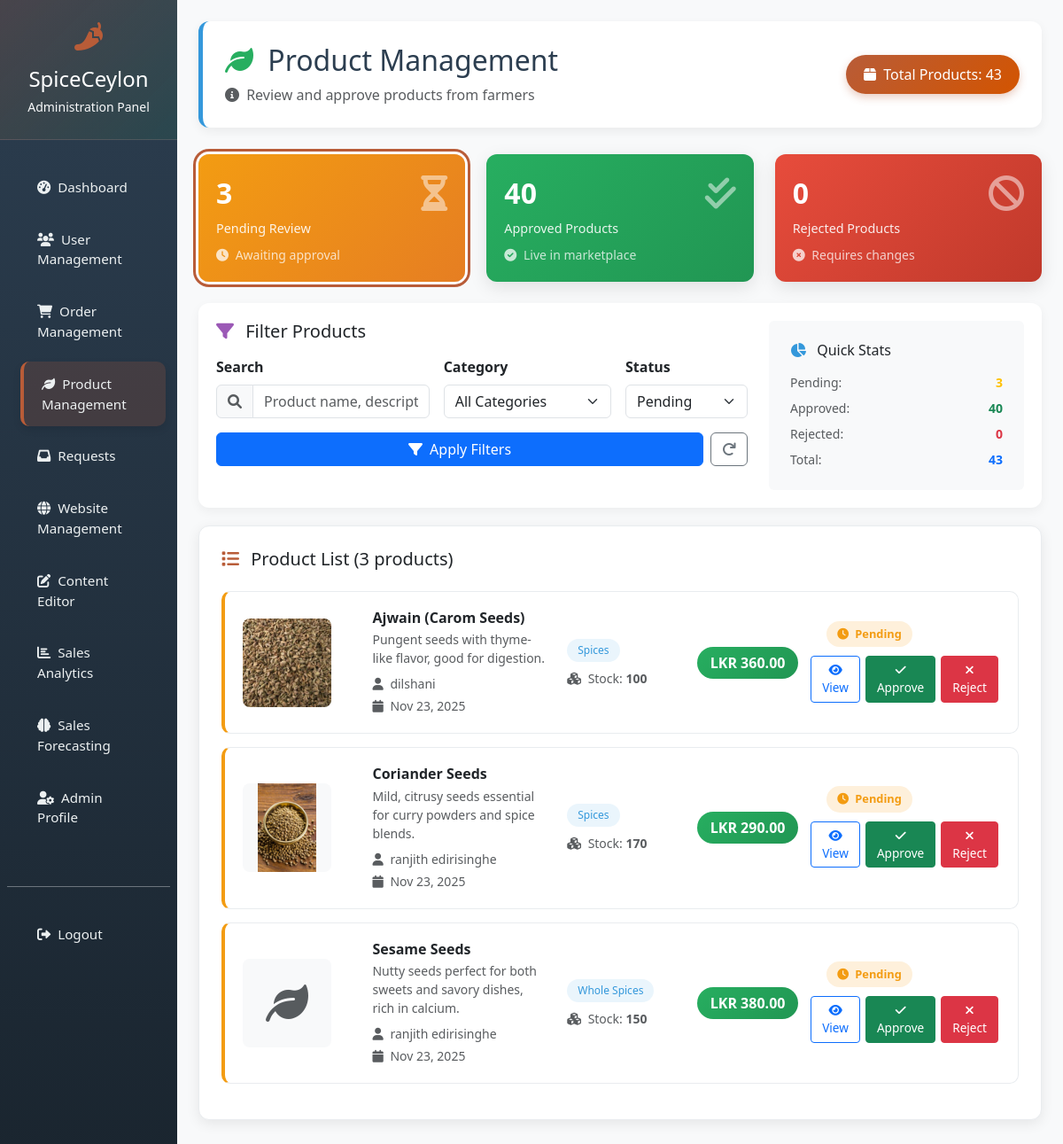
The app's page /admin/manage_products.php (signed in), older data.
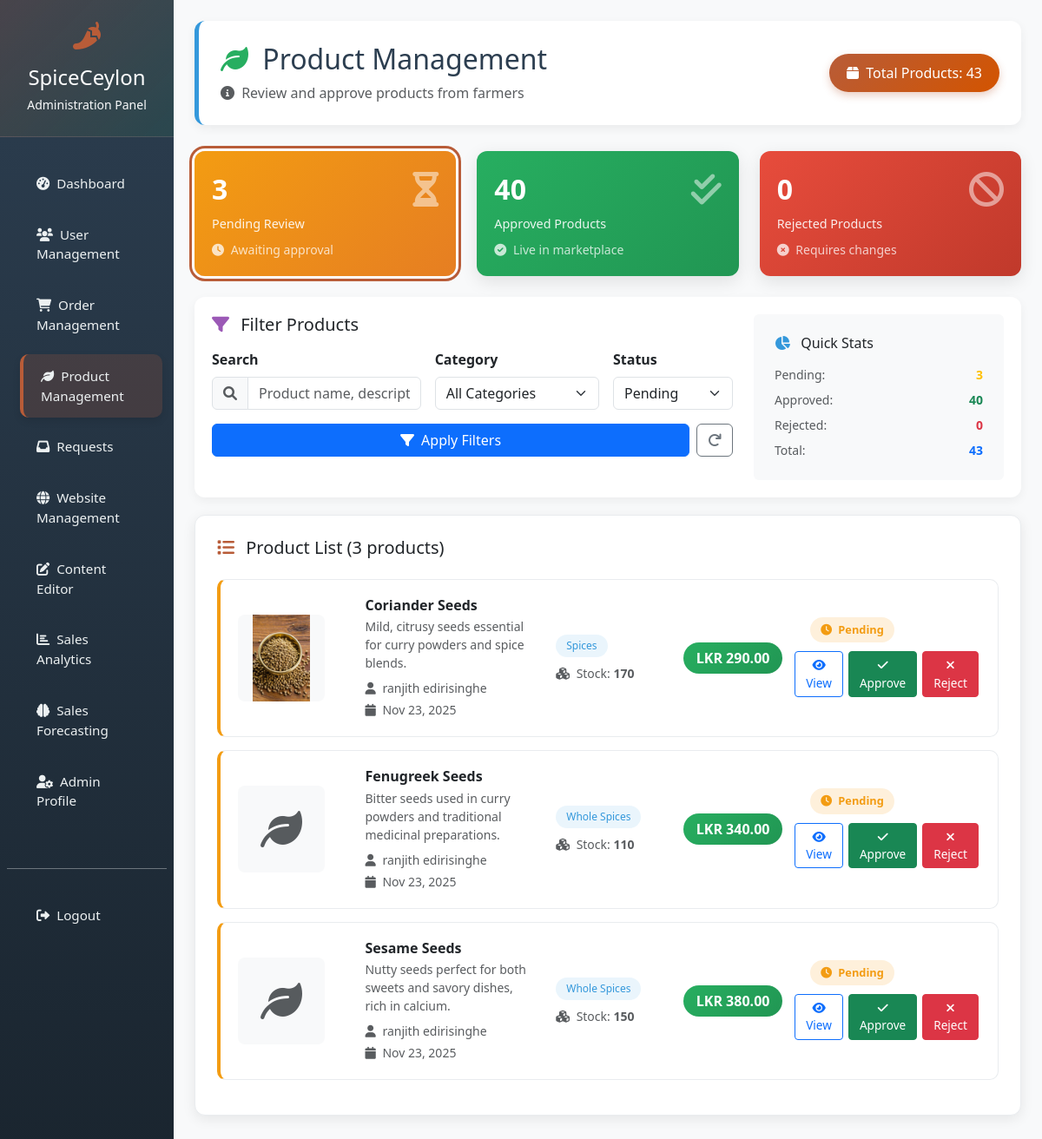
The same page, newer data.
### tables this page shows
CREATE TABLE `products` (
  `product_id` int(11) NOT NULL,
  `farmer_id` int(11) DEFAULT NULL,
  `name` varchar(255) DEFAULT NULL,
  `description` text DEFAULT NULL,
  `category` varchar(100) DEFAULT 'Spices',
  `price` decimal(10,2) DEFAULT NULL,
  `stock` int(11) DEFAULT NULL,
  `image` varchar(255) DEFAULT NULL,
  `status` enum('Pending','Approved','Rejected') DEFAULT 'Pending',
  `created_at` timestamp NOT NULL DEFAULT current_timestamp(),
  `admin_approved` enum('pending','approved','rejected') NOT NULL DEFAULT 'pending',
  `approved_by` int(11) DEFAULT NULL,
  `approved_at` datetime DEFAULT NULL,
  `rejection_reason` text DEFAULT NULL
);

CREATE TABLE `users` (
  `user_id` int(11) NOT NULL,
  `name` varchar(255) DEFAULT NULL,
  `email` varchar(255) DEFAULT NULL,
  `password` varchar(255) DEFAULT NULL,
  `phone` varchar(20) DEFAULT NULL,
  `address` varchar(255) DEFAULT NULL,
  `role` enum('customer','farmer') DEFAULT NULL,
  `farm_location` varchar(255) DEFAULT NULL,
  `profile_image` varchar(255) DEFAULT 'default-avatar.jpg',
  `is_registered` tinyint(1) DEFAULT 1,
  `created_at` timestamp NOT NULL DEFAULT current_timestamp(),
  `status` enum('pending','approved','active','inactive','suspended','rejected') NOT NULL DEFAULT 'pending' COMMENT 'User account status: pending=waiting approval, approved=approved but not active yet'
);

### admin/manage_products.php (the view, shortened to what the rows shown need)
<?php
include '../config/db.php';
$status_filter = isset($_GET['status']) ? $_GET['status'] : 'pending';
$where_conditions = ["p.admin_approved = '" . $conn->real_escape_string($status_filter) . "'"];
$where_clause = implode(' AND ', $where_conditions);
$query = "SELECT p.*, u.name as farmer_name, u.email as farmer_email
          FROM products p
          JOIN users u ON p.farmer_id = u.user_id
          WHERE $where_clause
          ORDER BY p.created_at DESC";
$limit = 12;
$page = isset($_GET['page']) ? (int)$_GET['page'] : 1;
$offset = ($page - 1) * $limit;
$query .= " LIMIT $limit OFFSET $offset";
$products_result = $conn->query($query);
?>
<!DOCTYPE html>
<html lang="en">
<head>
    <link href="https://cdn.jsdelivr.net/npm/bootstrap@5.3.0/dist/css/bootstrap.min.css" rel="stylesheet">
    <link rel="stylesheet" href="https://cdnjs.cloudflare.com/ajax/libs/font-awesome/6.0.0/css/all.min.css">
</head>
<body>
    <div class="container-fluid">
        <div class="row">
            <div class="col-md-10 p-4" style="background: #f8f9fa; min-height: 100vh;">
                <div class="dashboard-header">
                    <div class="d-flex justify-content-between align-items-center">
                        <div>
                            <h2 class="mb-2" style="color: var(--spice-dark);">
                                <i class="fas fa-leaf me-2" style="color: var(--spice-green);"></i>
                                Product Management
                            </h2>
                        </div>
                    </div>
                </div>
                <div class="analytics-card">
                    <?php if($products_result && $products_result->num_rows > 0): ?>
                        <?php while($product = $products_result->fetch_assoc()):
                            $image_path = '';
                            if ($product['image']) {
                                if (file_exists($product['image'])) {
                                    $image_path = $product['image'];
                                }
                                elseif (file_exists('../assets/images/' . $product['image'])) {
                                    $image_path = '../assets/images/' . $product['image'];
                                }
                                elseif (file_exists('../uploads/products/' . $product['image'])) {
                                    $image_path = '../uploads/products/' . $product['image'];
                                }
                                elseif (strpos($product['image'], 'uploads/') !== false && file_exists('../' . $product['image'])) {
                                    $image_path = '../' . $product['image'];
                                }
                            }
                        ?>
                        <div class="product-card <?php echo $product['admin_approved']; ?>">
                            <div class="row align-items-center">
                                <div class="col-md-2">
                                    <div class="product-image-container">
                                        <?php if($image_path && file_exists($image_path)): ?>
                                            <img src="<?php echo $image_path; ?>" class="product-image" alt="<?php echo htmlspecialchars($product['name']); ?>">
                                        <?php else: ?>
                                            <div class="d-flex align-items-center justify-content-center h-100">
                                                <i class="fas fa-leaf fa-3x text-muted"></i>
                                            </div>
                                        <?php endif; ?>
                                    </div>
                                </div>
                                <div class="col-md-3">
                                    <h6 class="mb-1 fw-bold"><?php echo htmlspecialchars($product['name']); ?></h6>
                                    <p class="text-muted small mb-2">
                                        <?php echo substr(htmlspecialchars($product['description']), 0, 100); ?>
                                    </p>
                                    <div class="small text-muted">
                                        <div class="mb-1">
                                            <i class="fas fa-user me-1"></i>
                                            <?php echo htmlspecialchars($product['farmer_name']); ?>
                                        </div>
                                        <div>
                                            <i class="fas fa-calendar me-1"></i>
                                            <?php echo date('M d, Y', strtotime($product['created_at'])); ?>
                                        </div>
                                    </div>
                                </div>
                                <div class="col-md-2">
                                    <?php if($product['category']): ?>
                                        <span class="category-badge mb-2 d-inline-block">
                                            <?php echo htmlspecialchars($product['category']); ?>
                                        </span>
                                    <?php endif; ?>
                                    <div class="small text-muted">
                                        <i class="fas fa-cubes me-1"></i>
                                        Stock: <strong><?php echo $product['stock']; ?></strong>
                                    </div>
                                </div>
                                <div class="col-md-2">
                                    <div class="price-tag">
                                        LKR <?php echo number_format($product['price'], 2); ?>
                                    </div>
                                </div>
                                <div class="col-md-3">
                                    <div class="d-flex justify-content-between align-items-center">
                                        <span class="status-badge badge-<?php echo $product['admin_approved']; ?>">
                                            <?php if($product['admin_approved'] == 'pending'): ?>
                                                <i class="fas fa-clock me-1"></i> Pending
                                            <?php elseif($product['admin_approved'] == 'approved'): ?>
                                                <i class="fas fa-check-circle me-1"></i> Approved
                                            <?php else: ?>
                                                <i class="fas fa-times-circle me-1"></i> Rejected
                                            <?php endif; ?>
                                        </span>
                                    </div>
                                    <div class="action-buttons d-flex justify-content-end mt-2">
                                        <a href="view_product.php?id=<?php echo $product['product_id']; ?>"
                                           class="btn btn-outline-primary btn-sm me-1">
                                            <i class="fas fa-eye"></i> View
                                        </a>
                                        <?php if($product['admin_approved'] == 'pending'): ?>
                                            <a href="manage_products.php?action=approve&id=<?php echo $product['product_id']; ?>"
                                               class="btn btn-success btn-sm me-1"
                                               onclick="return confirm('Approve this product? It will appear in the marketplace.')">
                                                <i class="fas fa-check"></i> Approve
                                            </a>
                                            <button class="btn btn-danger btn-sm" data-bs-toggle="modal" data-bs-target="#rejectModal<?php echo $product['product_id']; ?>">
                                                <i class="fas fa-times"></i> Reject
                                            </button>
                                        <?php elseif($product['admin_approved'] == 'approved'): ?>
                                            <button class="btn btn-warning btn-sm" data-bs-toggle="modal" data-bs-target="#rejectModal<?php echo $product['product_id']; ?>">
                                                <i class="fas fa-undo me-1"></i> Unapprove
                                            </button>
                                        <?php endif; ?>
                                    </div>
                                </div>
                            </div>
                        </div>
                        <?php endwhile; ?>
                    <?php endif; ?>
                </div>
            </div>
        </div>
    </div>
</body>
</html>

Row changes from the older to the newer data that the page shows:
no longer on this page (row edited): products: image (picture), name "Ajwain (Carom Seeds)", description "Pungent seeds with thyme-like flavor, good for digestion.", farmer.name "dilshani", created_at "Nov 23, 2025", category "Spices", stock "100", price "360.00", admin_approved "pending" (drawn)
now on this page (row edited): products: name "Fenugreek Seeds", description "Bitter seeds used in curry powders and traditional medicinal preparations.", farmer.name "ranjith edirisinghe", created_at "Nov 23, 2025", category "Whole Spices", stock "110", price "340.00", admin_approved "pending" (drawn)
